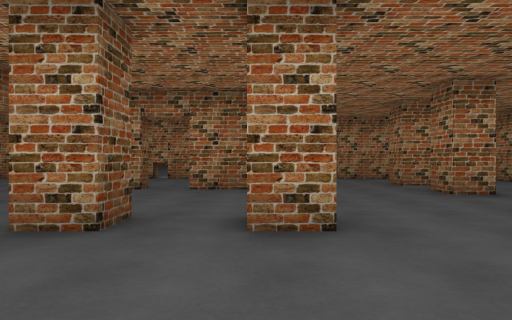
view 1 (above)

24 first-person views from a walk through a scene from a Unity 3-D project. The camera is 1.2 m above the floor, looks level and sees 75° across. The floor is counted in squares, 2 m on a side. Each view is taken from the middle of a square. On the plan, view 1 faces up. The plan holds only what a view shows up to about 10 squares ahead; the rest is blank. The place goes on beyond the plan. The player character is not drawn. Some animated figures are left out. Door leaves are left out, so doorways stand open.

view 2
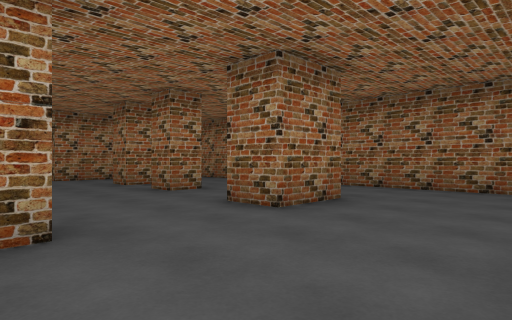

view 3
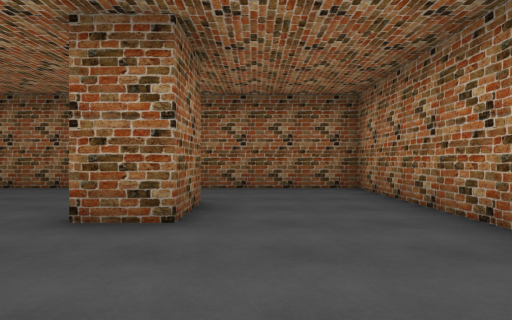

view 4
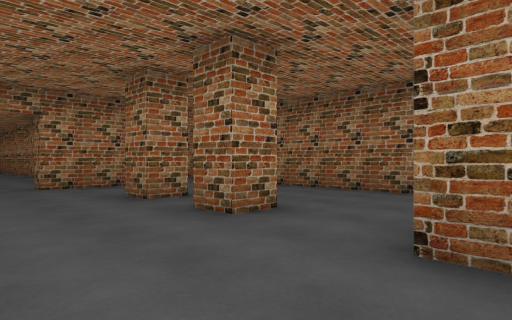

view 5
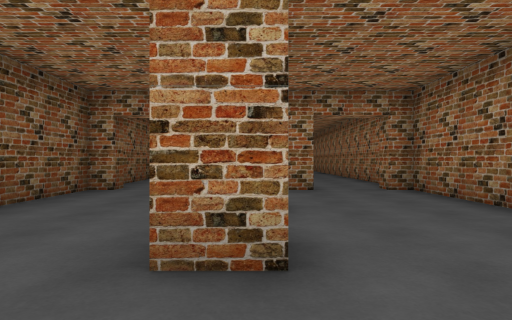

view 6
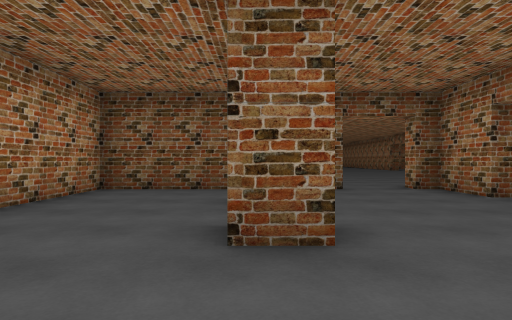

view 7
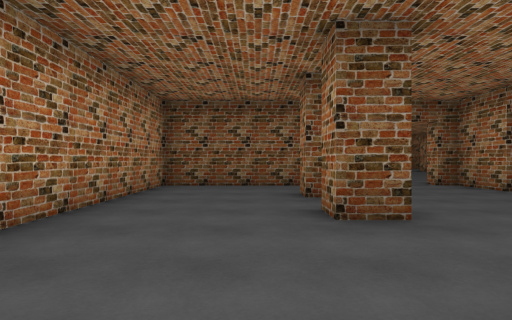

view 8
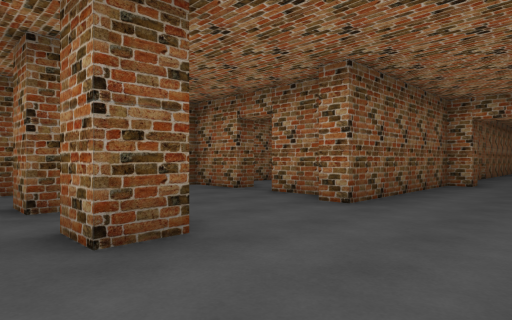

view 9
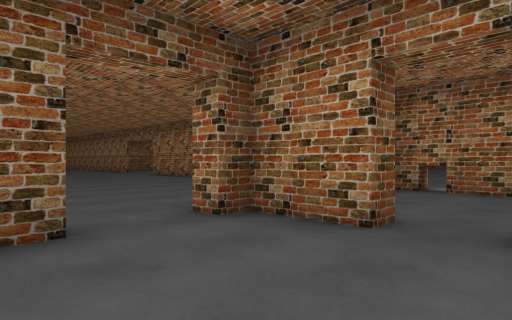

view 10
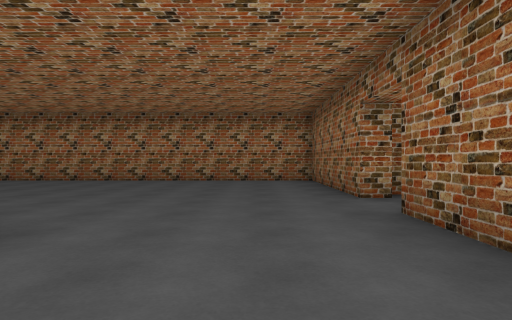

view 11
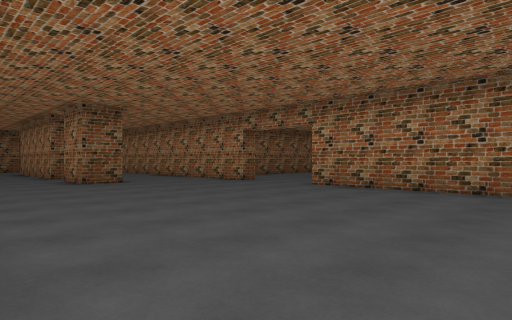

view 12
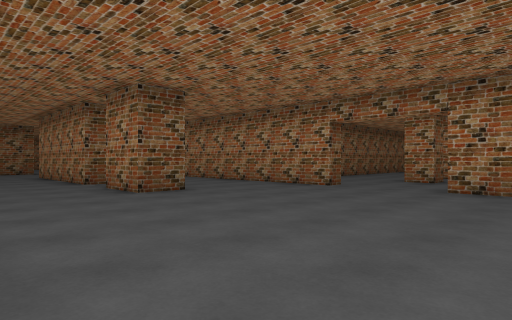

view 13
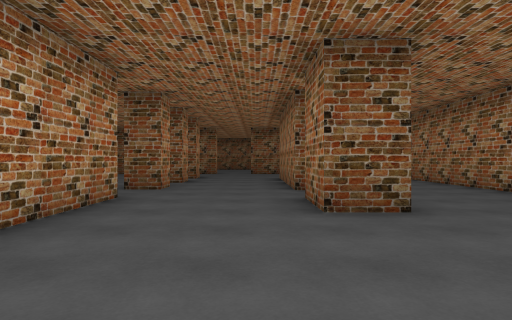

view 14
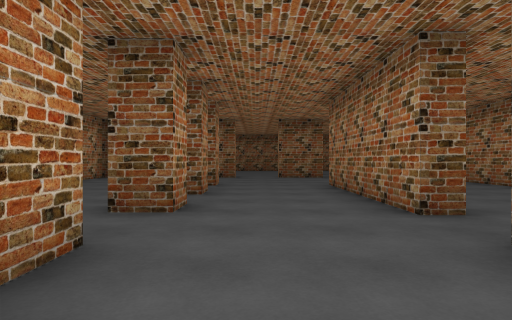

view 15
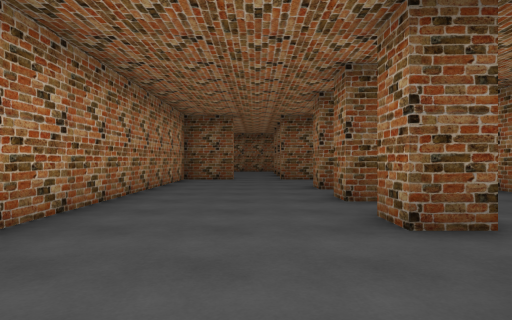

view 16
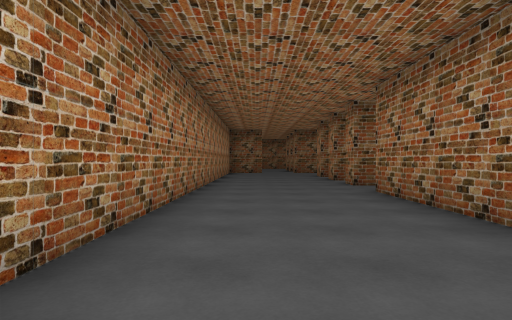

view 17
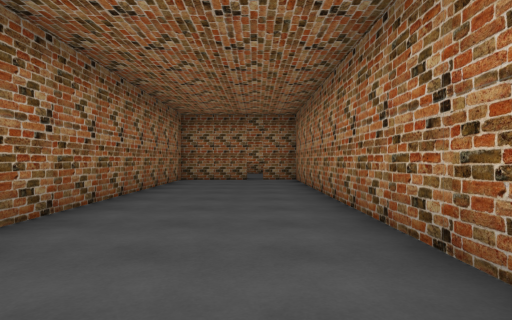

view 18
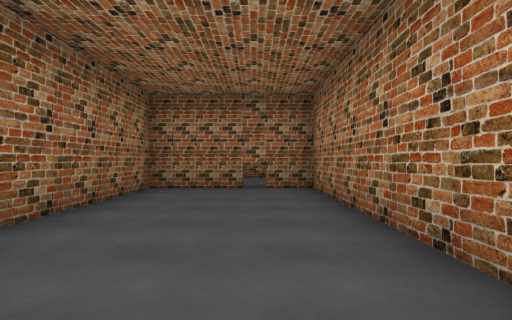

view 19
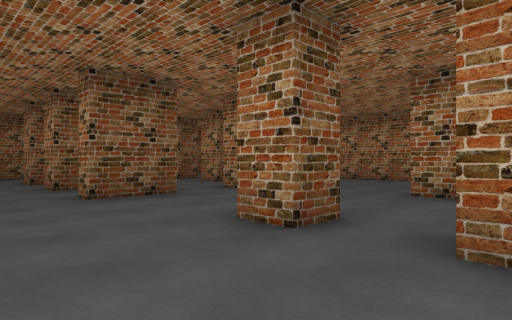

view 20
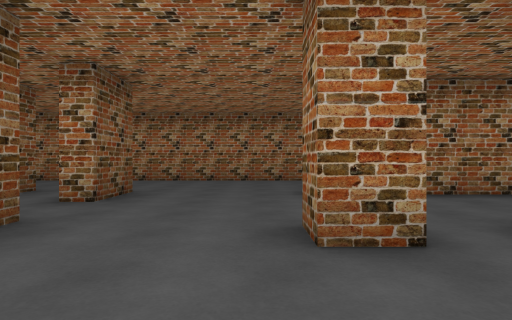

view 21
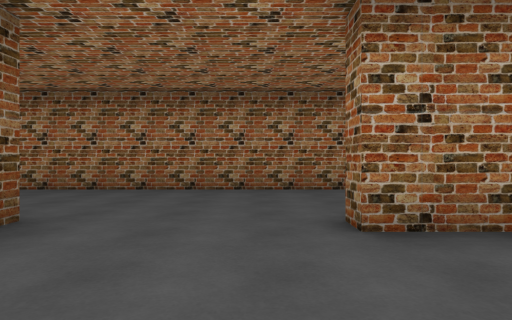

view 22
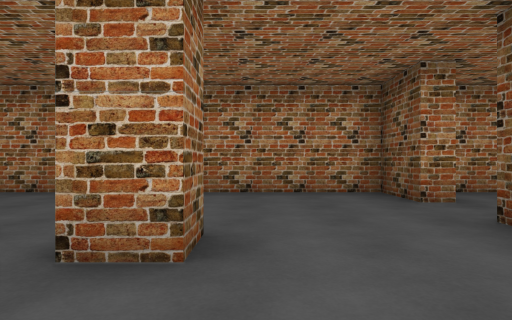

view 23
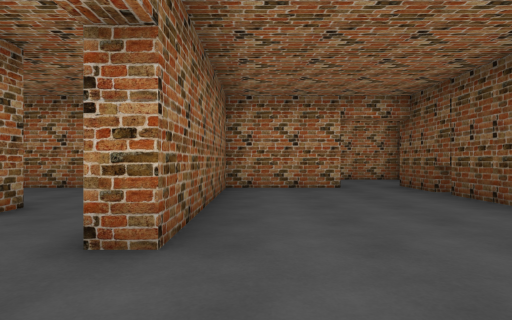

view 24
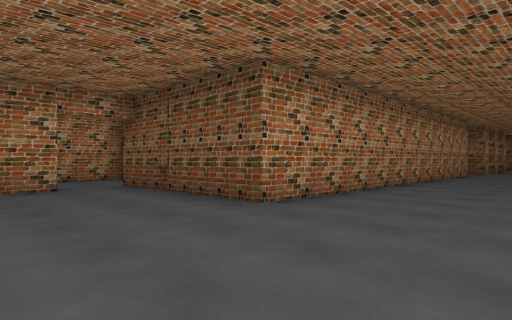

### Floor plan
Points are (right, up) in squares from view 1. A wall is a line through its corners. A room is listed if a view was taken in it or the views show most of it. See-through windows are left out.
Room 1 (views 1, 2, 3, 4, 5, 6, 7, 8, 9)
walls: (4.2, 5.8) (3.4, 5.8) (3.4, 6.6); (4.8, 2.8) (3.2, 2.8) (3.2, 3.9); (0.7, 3.6) (0.7, 2.8) (-0.1, 2.8); (4.2, 7.8) (3.4, 7.8) (3.4, 8.6); (-0.1, 6.8) (-1.4, 6.8); (2.9, -0.2) (7.2, -0.2) (7.2, 10.8) (6.7, 10.8); (-1.3, 3.6) (-1.3, 2.8) (-2.1, 2.8) (-2.1, 3.2); (-2.3, 6.8) (-3.8, 6.8) (-3.8, 6.3); (-3.8, 4.8) (-3.8, -0.2) (1.2, -0.2); (5.2, 10.8) (2.7, 10.8); (0.7, 10.8) (0.7, 6.3) (0.1, 6.3)
ways out: open door at (-4, 5.5) to room 2; open door at (-2, 7); open door at (2, 11); open door at (6, 11)
Room 2 (views 10, 11, 12, 13, 14, 15, 16, 17, 18, 19, 20, 21, 22, 23, 24)
walls: (-19.4, 3.8) (-8.4, 3.8) (-8.4, -0.8); (-17.8, 7.9) (-17.8, 6.8) (-19.4, 6.8); (-20.6, 7.4) (-20.6, 6.8) (-25.1, 6.8) (-25.1, 7.4); (-21.6, 4.1) (-20.8, 4.1) (-20.8, 3.3) (-21.6, 3.3); (-16.3, 10.8) (-30.5, 10.8); (-23.5, 4.1) (-22.8, 4.1) (-22.8, 3.3) (-23.6, 3.3); (-24.8, 4.1) (-24.8, 3.3) (-25.6, 3.3) (-25.6, 4.1) (-24.8, 4.1); (-28.3, 4.4) (-28.3, 2.8); (-6.9, -0.2) (-4.3, -0.2) (-4.3, 4.8); (-28.3, 7.4) (-28.3, 5.8); (-28.3, 1.3) (-28.3, -0.2) (-8.8, -0.2) (-8.8, 3.3) (-19.4, 3.3); (-4.3, 6.3) (-4.3, 10.8) (-13.9, 10.8)
low walls: (-8.9, 0.8) (-8.2, 0.8)
ways out: open door at (-4, 5.5) to room 1; opening at (-29.5, 6.5); opening at (-28, 2); opening at (-28, 5); open door at (-15, 11); open door at (-7.5, 0)

Positions as (right, up) in squares from view 1, and headings:
1: (0, 0), facing up
2: (0, 0), facing up-right
3: (0, 2), facing right
4: (1, 3), facing up-right
5: (4, 4), facing up
6: (3, 3), facing left
7: (4, 2), facing left
8: (3, 2), facing up-left
9: (-1, 4), facing up-left
10: (-6, 1), facing up
11: (-9, 4), facing up-left
12: (-12, 4), facing up-left
13: (-14, 6), facing left
14: (-17, 5), facing left
15: (-18, 2), facing left
16: (-13, 1), facing left
17: (-19, 1), facing right
18: (-16, 1), facing right
19: (-23, 1), facing up-left
20: (-26, 1), facing up
21: (-26, 4), facing up
22: (-26, 6), facing down
23: (-5, 7), facing down
24: (-5, 7), facing down-left
